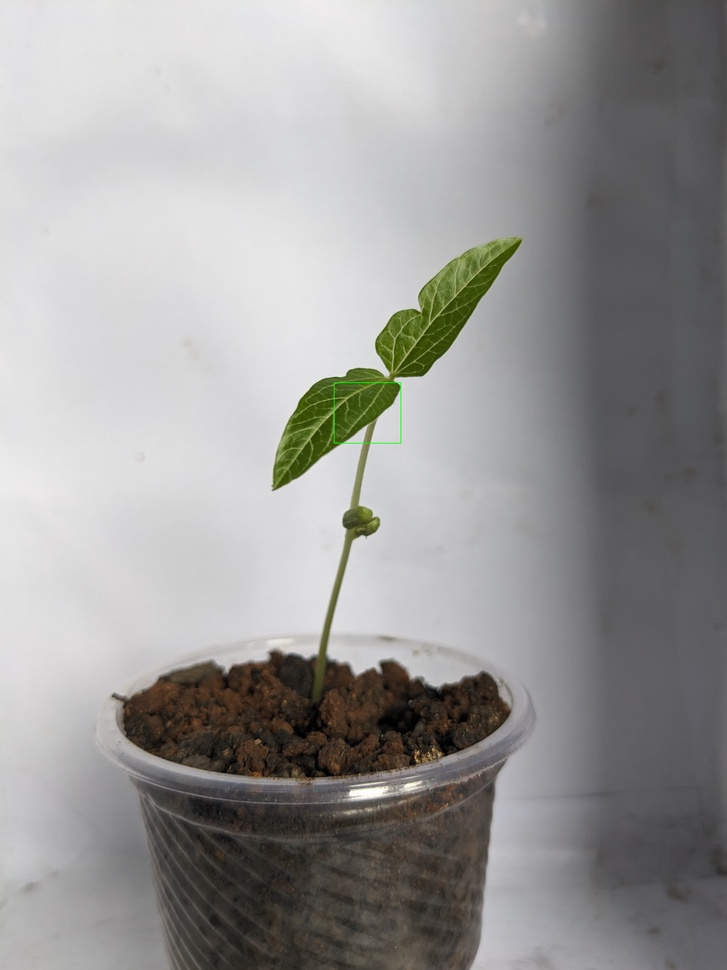
#> input picture Project_DigitalDynamos/detectedContours/day5_e_side.jpg, 727 x 970 px, shrunk from 3024 x 4032 before the run, found by its file name
$ jupyter execute leafcount.ipynb
#> lines starting #> are read from the running program, lines starting #| are printed output that depends on the picture; after the words box and inside, x2 and y2 are one past the last pixel; in counts of white or black regions, pixels touching at a corner belong together
[cell 1]
import cv2
import numpy as np

# Load the image
image = cv2.imread('day5_e_side.jpg')
#> image is the input picture: shape (970, 727, 3); mean B, G, R 151.7, 153, 153.9

# Convert to grayscale
gray = cv2.cvtColor(image, cv2.COLOR_BGR2GRAY)
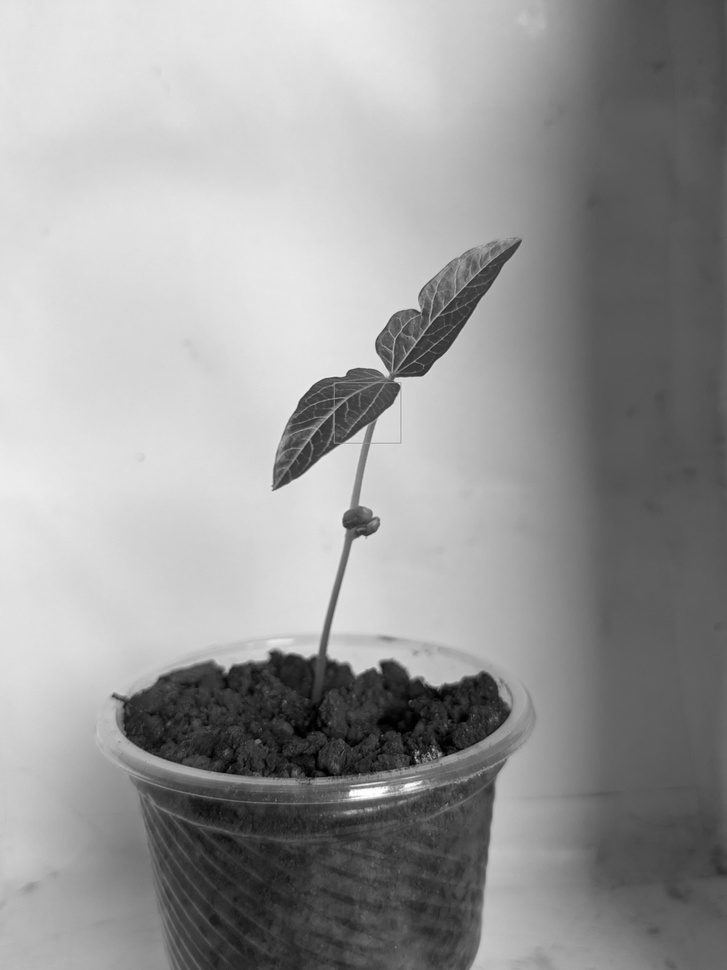
#> gray: shape (970, 727); min 0, max 255, mean 153.1

# Apply Gaussian blur
blurred = cv2.GaussianBlur(gray, (15, 15), 0)

# Apply binary threshold
_, thresh = cv2.threshold(blurred, 60, 255, cv2.THRESH_BINARY_INV)
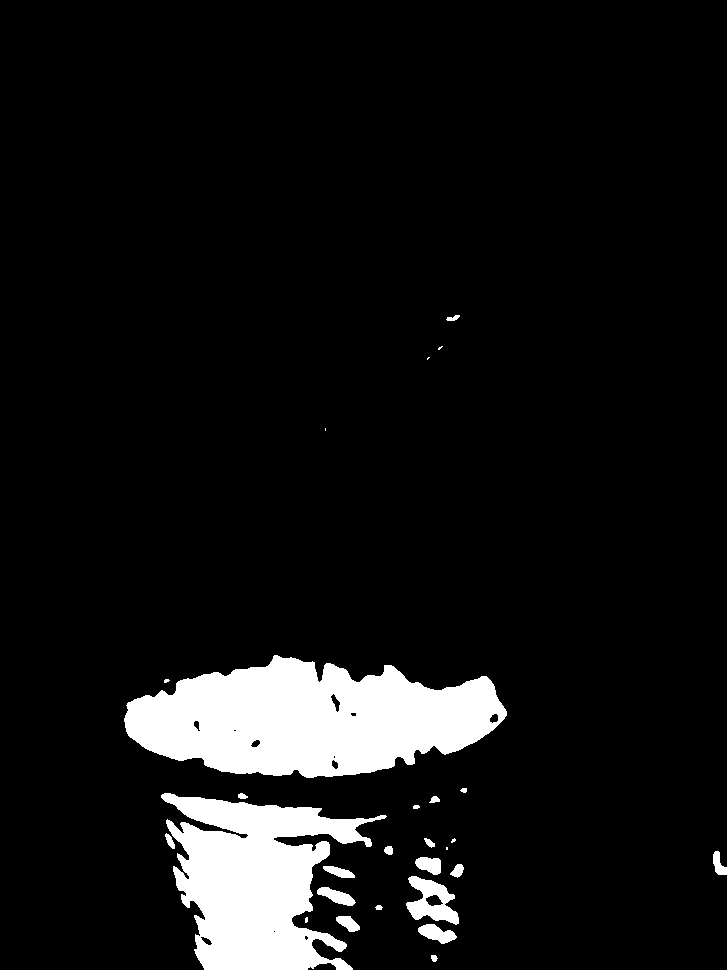
#> thresh: shape (970, 727); 8.2% white; 27 white regions (7 under 20 px)

# Find contours
contours, _ = cv2.findContours(thresh, cv2.RETR_EXTERNAL, cv2.CHAIN_APPROX_SIMPLE)
#> contours = 27 contours, 9 with area under 20; largest, box (x1, y1, x2, y2) and area: (124, 655, 507, 778) 31482, (161, 793, 387, 970) 21818, (406, 876, 459, 925) 1406, (418, 924, 457, 944) 410, (317, 887, 356, 906) 344

# Draw contours and count leaves
leaf_count = 0
for contour in contours:
    area = cv2.contourArea(contour)
    if area > 500:  # Filter small contours
        leaf_count += 1
        cv2.drawContours(image, [contour], -1, (0, 255, 0), 2)
#> this loop made 27 passes
#> area on passes 1, 2, 4, 5, 6, 7, 8, 9, 10, 11, 13, 15: 27, 409.5, 210, 21, 344, 1406, 193, 103.5, 310, 170, 52.5, 46
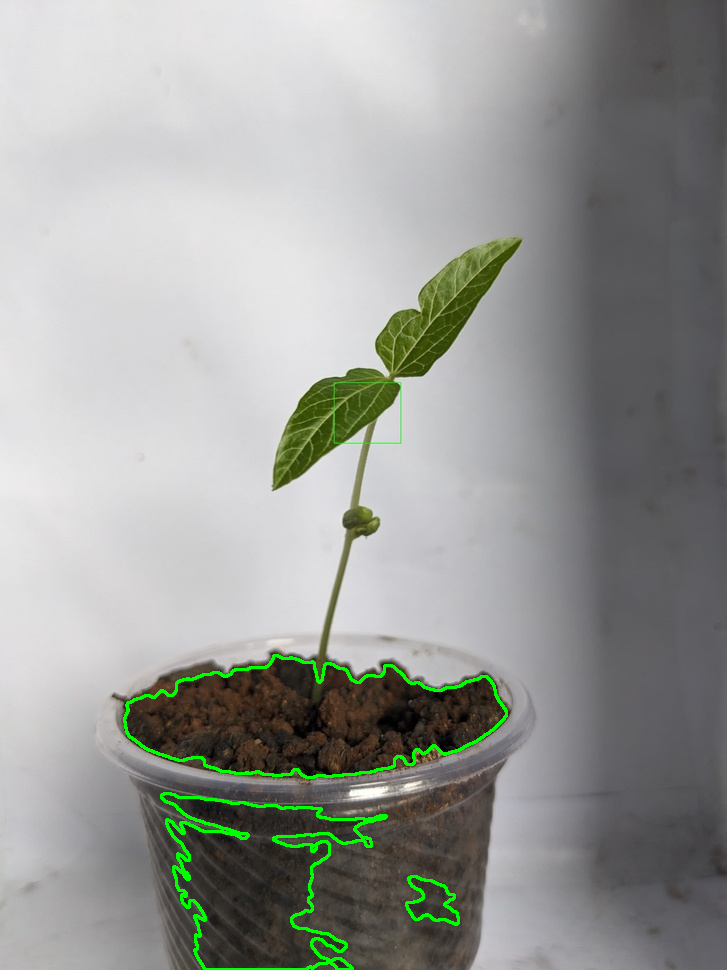
#> image: shape (970, 727, 3); 1.21% of pixels changed, all inside (x1, y1, x2, y2) = (123, 654, 508, 970)
#> after the loop, leaf_count = 3

print("Number of leaves:", leaf_count)
#| Number of leaves: 3
cv2.imshow('Leaves', image)
cv2.waitKey(0)
cv2.destroyAllWindows()

$ run again, with Project_DigitalDynamos/detectedContours/day2_e_side.jpg copied over Project_DigitalDynamos/detectedContours/day5_e_side.jpg
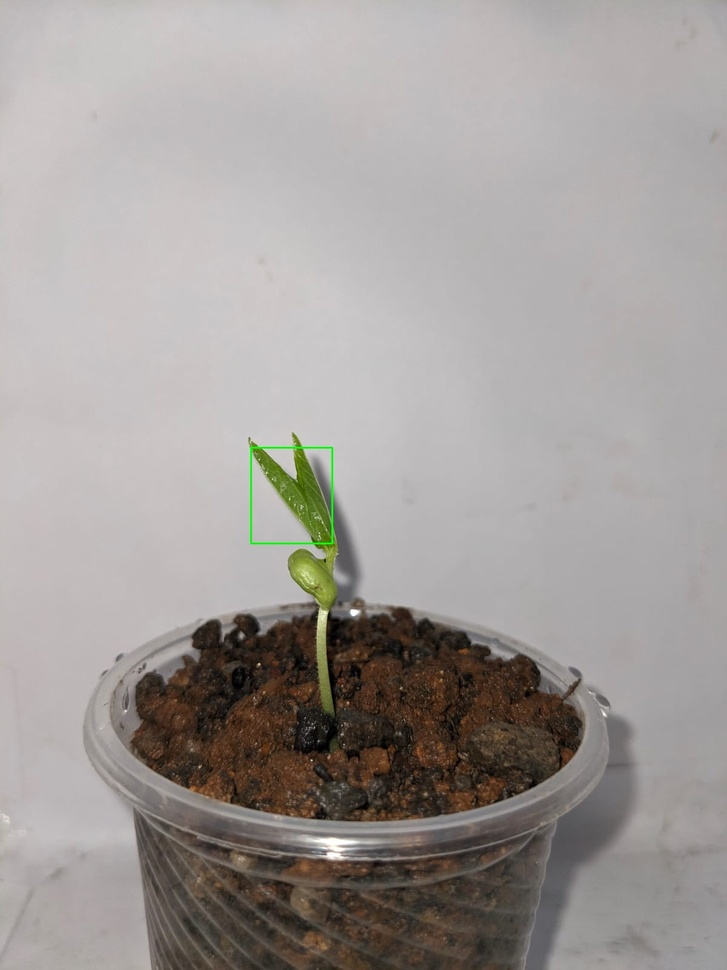
#> input picture Project_DigitalDynamos/detectedContours/day2_e_side.jpg, 727 x 970 px, shrunk from 1200 x 1600 before the run, found by its file name
#> image is the input picture: shape (970, 727, 3); mean B, G, R 153.1, 155.8, 160.8
#> `_, thresh = cv2.threshold(blurred, 60, 255, cv2.THRESH_BINARY_INV)`:
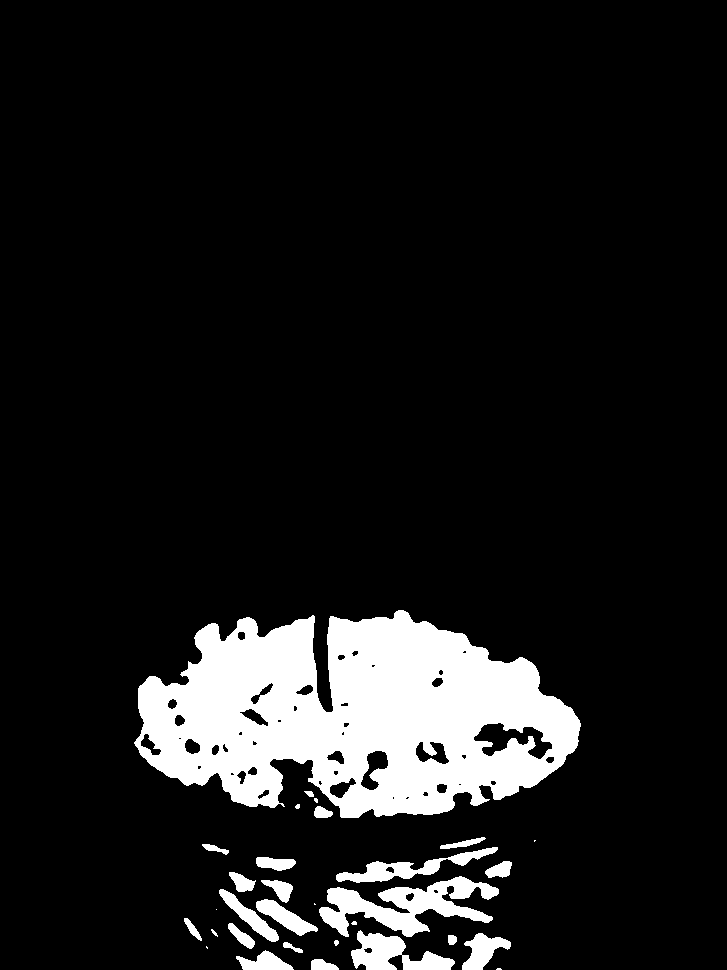
#> thresh: shape (970, 727); 10.6% white; 31 white regions (7 under 20 px)
#> contours = 31 contours, 10 with area under 20; largest, box (x1, y1, x2, y2) and area: (134, 610, 581, 818) 63480, (319, 876, 499, 937) 4616, (351, 930, 455, 970) 1998, (336, 847, 498, 883) 1542, (462, 933, 511, 970) 887
#> the loop `for contour in contours:` made 31 passes
#> area on passes 2, 3, 5, 7, 8, 9, 11, 13: 194.5, 587, 67, 63, 887, 1998, 259, 124
#> after the loop `for contour in contours:`:
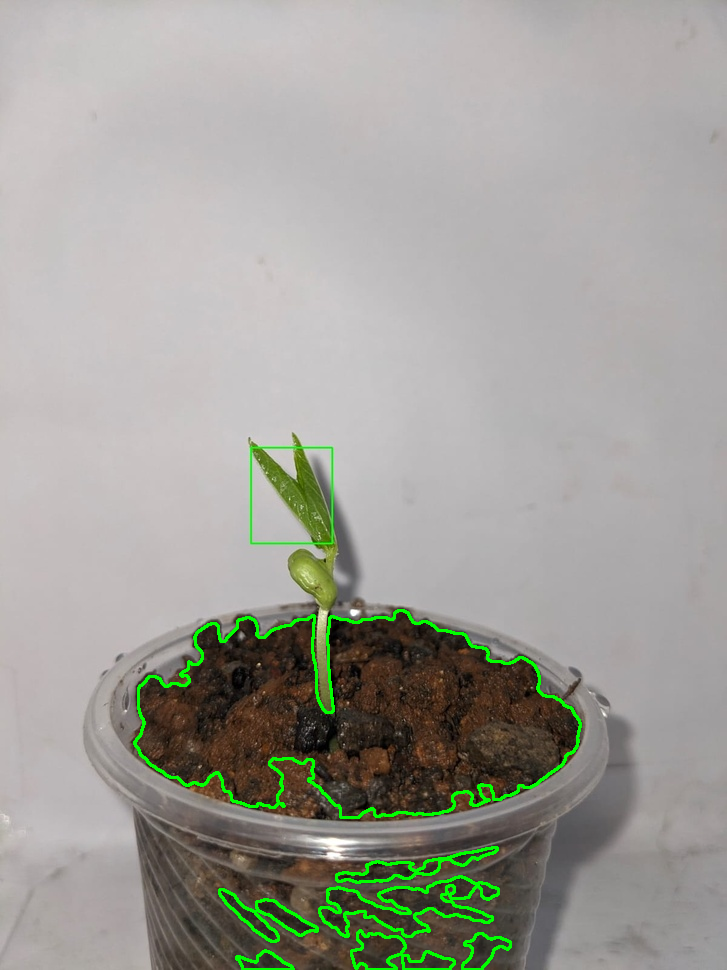
#> image: shape (970, 727, 3); 1.75% of pixels changed, all inside (x1, y1, x2, y2) = (133, 609, 582, 970)
#> after the loop `for contour in contours:`: leaf_count = 8
#| Number of leaves: 8

$ run again, with Project_DigitalDynamos/detectedContours/day6_e_side.jpg copied over Project_DigitalDynamos/detectedContours/day5_e_side.jpg
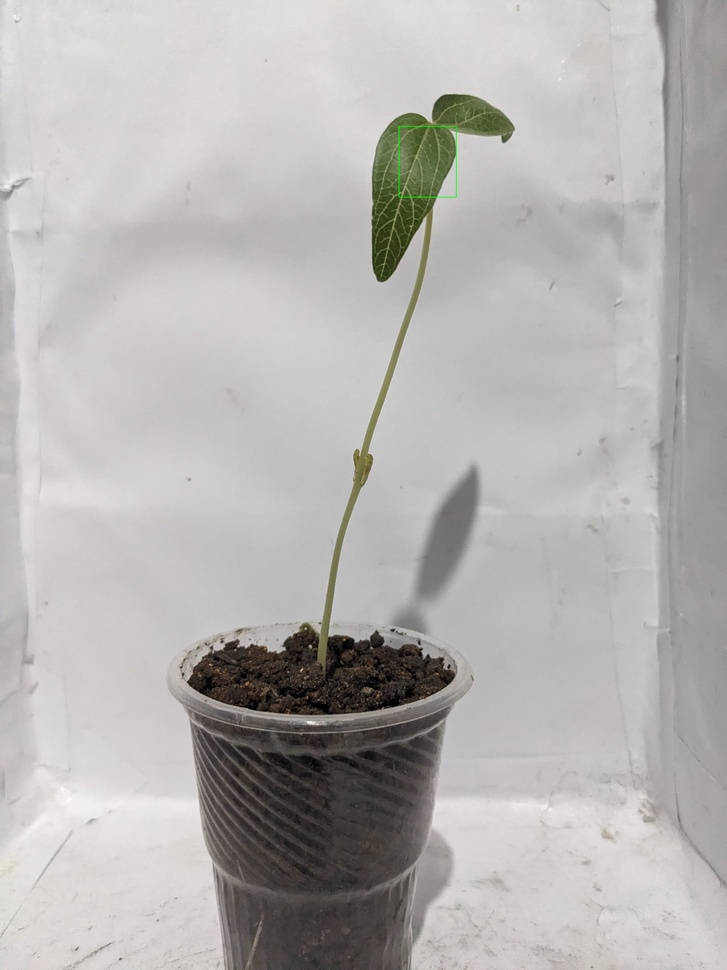
#> input picture Project_DigitalDynamos/detectedContours/day6_e_side.jpg, 727 x 970 px, shrunk from 3024 x 4032 before the run, found by its file name
#> image is the input picture: shape (970, 727, 3); mean B, G, R 177.9, 179, 181.7
#> `_, thresh = cv2.threshold(blurred, 60, 255, cv2.THRESH_BINARY_INV)`:
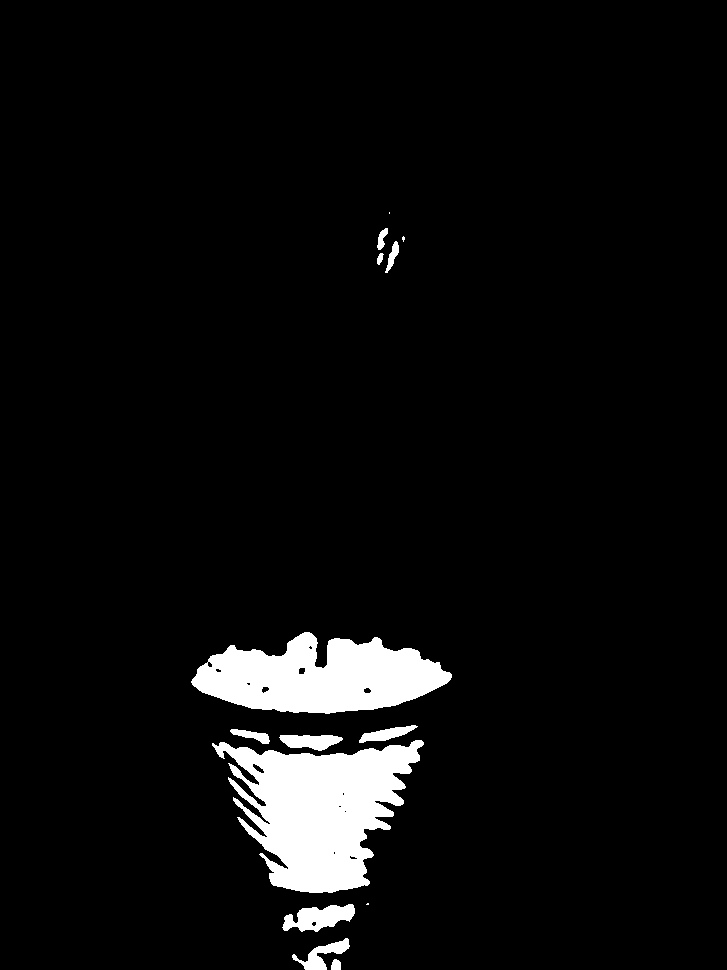
#> thresh: shape (970, 727); 5.1% white; 14 white regions (3 under 20 px)
#> contours = 14 contours, 3 with area under 20; largest, box (x1, y1, x2, y2) and area: (212, 740, 424, 893) 17996, (191, 632, 452, 714) 13706, (282, 904, 355, 932) 1154, (279, 735, 343, 751) 640, (292, 938, 350, 970) 598
#> the loop `for contour in contours:` made 14 passes
#> area on passes 1, 2, 3, 5, 6, 7, 8, 9: 76, 598.5, 1154, 17996.5, 639.5, 241.5, 429, 13705.5
#> after the loop `for contour in contours:`:
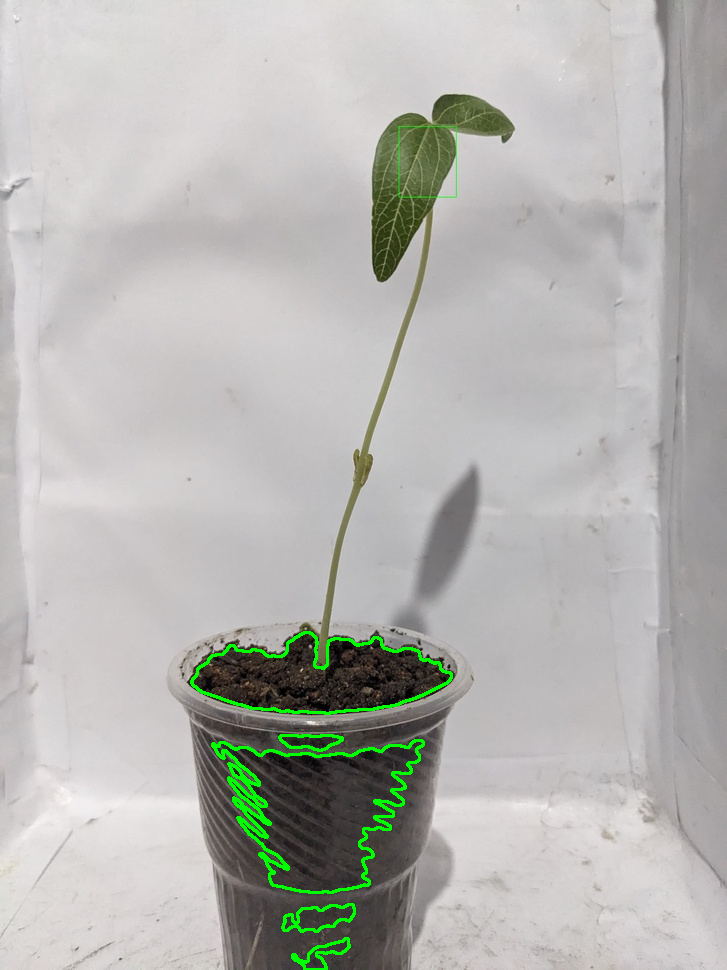
#> image: shape (970, 727, 3); 1.15% of pixels changed, all inside (x1, y1, x2, y2) = (190, 631, 453, 970)
#> after the loop `for contour in contours:`: leaf_count = 5
#| Number of leaves: 5

$ run again, with Project_DigitalDynamos/detectedContours/day7_e_side.jpg copied over Project_DigitalDynamos/detectedContours/day5_e_side.jpg
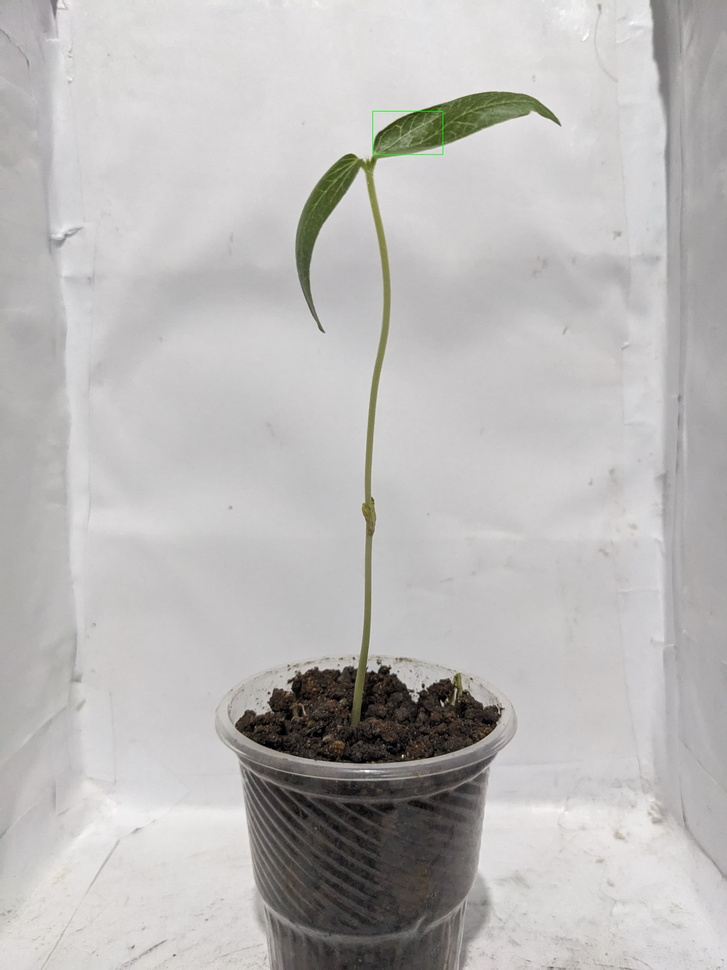
#> input picture Project_DigitalDynamos/detectedContours/day7_e_side.jpg, 727 x 970 px, shrunk from 3024 x 4032 before the run, found by its file name
#> image is the input picture: shape (970, 727, 3); mean B, G, R 184.4, 185.4, 187.1
#> `_, thresh = cv2.threshold(blurred, 60, 255, cv2.THRESH_BINARY_INV)`:
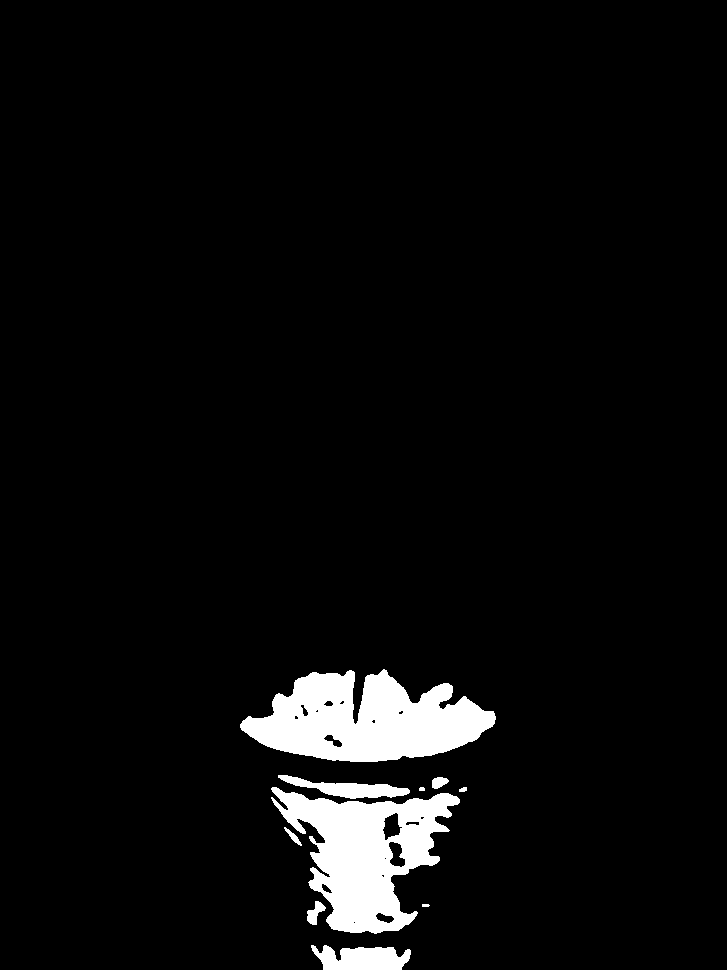
#> thresh: shape (970, 727); 4.6% white; 10 white regions
#> contours = 10 contours, 2 with area under 20; largest, box (x1, y1, x2, y2) and area: (240, 669, 496, 762) 14942, (271, 787, 460, 934) 14138, (311, 945, 411, 970) 1715, (278, 775, 410, 799) 1230, (307, 901, 326, 925) 198, (432, 777, 449, 789) 124, (284, 827, 302, 846) 77, (459, 787, 467, 792) 22
#> the loop `for contour in contours:` made 10 passes
#> area on passes 1, 3, 4, 5, 7, 8, 9, 10: 1715, 198, 77, 21.5, 14138, 124, 1230, 14941.5
#> after the loop `for contour in contours:`:
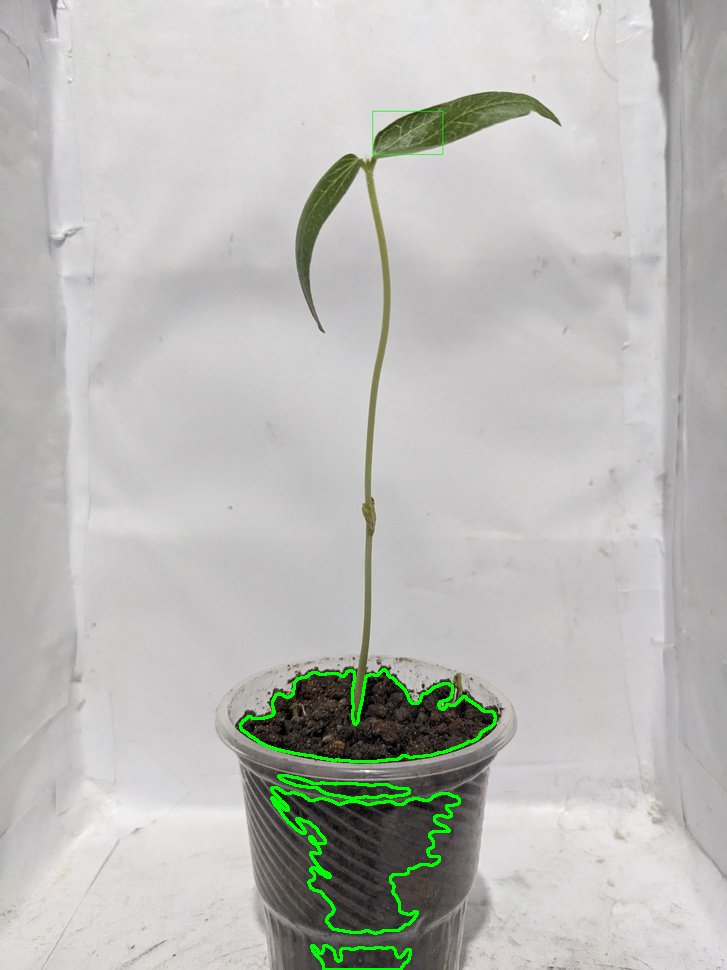
#> image: shape (970, 727, 3); 1.03% of pixels changed, all inside (x1, y1, x2, y2) = (239, 668, 497, 970)
#> after the loop `for contour in contours:`: leaf_count = 4
#| Number of leaves: 4
